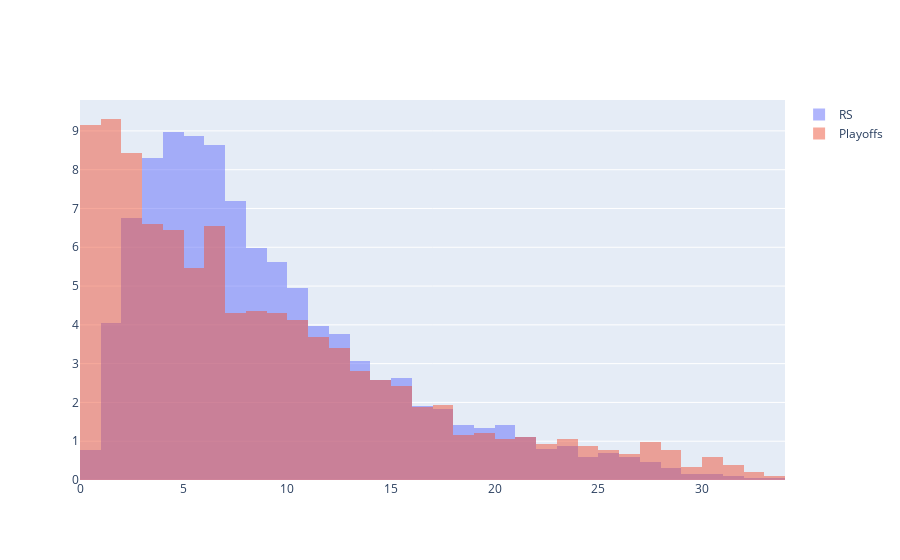

This figure's notebook cell:
### Code cell
fig = go.Figure()
fig.add_trace(go.Histogram(x=hist_data(rs_df,50,5), histnorm='percent', name='RS', xbins={'start':0, 'end':34, 'size':1}))
fig.add_trace(go.Histogram(x=hist_data(playoffs_df,5,1), histnorm='percent', name='Playoffs', xbins={'start':0, 'end':34, 'size':1}))

fig.update_layout(barmode='overlay')
fig.update_traces(opacity=0.5)
fig.show()

### Figure 1 — Plotly figure (JSON) as saved in the notebook; plotly's stock layout.template omitted (floating-point values rounded to 4 significant figures; data arrays with more than 128 entries replaced by an {"elided": "..."} marker saying what was removed)
{"data": [{"histnorm": "percent", "name": "RS", "opacity": 0.5, "type": "histogram", "x": {"elided": "4828 float values"}, "xbins": {"end": 34, "size": 1, "start": 0}}, {"histnorm": "percent", "name": "Playoffs", "opacity": 0.5, "type": "histogram", "x": {"elided": "2070 float values"}, "xbins": {"end": 34, "size": 1, "start": 0}}], "layout": {"autosize": true, "barmode": "overlay", "xaxis": {"autorange": true, "range": [0, 34], "type": "linear"}, "yaxis": {"autorange": true, "range": [0, 9.797]}}}
